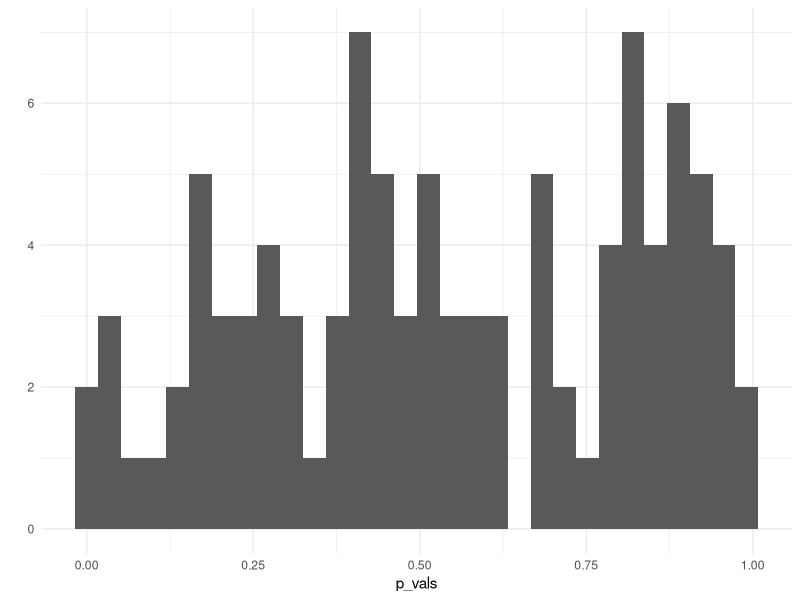
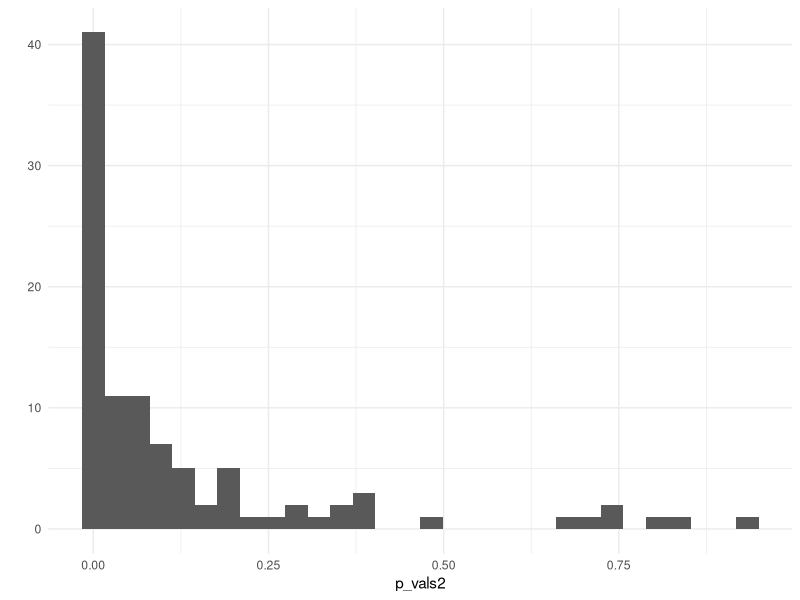

R code for these plots, in order:
# VL Anwendungsorientierte Analyseverfahren, Prof. Dr. Michael Scharkow

library(tidyverse)
theme_set(theme_minimal())

# Alpha-Fehler ------------------------------------------------------------
# Simulation eines T-Tests für zwei Stichproben

# IQ ist verteilt mit M = 100, SD = 15
# Population von Mainz
iq_population = rnorm(n = 220000, mean = 100, sd = 15)
summary(iq_population)

# Wir ziehen zwei Stichproben
sample_a = sample(iq_population, size = 20)
summary(sample_a)

sample_b = sample(iq_population, size = 20)
summary(sample_b)

# T-Test
t.test(sample_a, sample_b, var.equal = T)

# Wir vergleichen 100 Mal zwei 20er Stichproben und speichern den p-Wert

p_vals = replicate(n = 100, {t.test(x = sample(iq_population, 20),
                           y = sample(iq_population, 20),
                           var.equal = T)$p.value})

p_vals
qplot(p_vals)

# Wieviele p-Werte sind signifikant (Alpha-Fehler)?
sum(p_vals <= .05)

# Was sollte herauskommen, wenn wir statt 100 gleich 10.000 Simulationen machen?
# Was sollte sich am Alpha-Fehler mit größeren Stichproben ändern?


# Beta-Fehler ------------------------------------------------------------

# JGU-Studierende sind etwas schlauer im Schnitt
iq_jgu = rnorm(n = 31000, mean = 110, sd = 15)
summary(iq_population)

# Wir vergleichen 20 Studierende mit 20 anderen Mainzern

t.test(sample(iq_jgu, size = 20),
       sample(iq_population, size = 20),
       var.equal = T)

# Wir vergleichen 100 Mal zwei 20er Stichproben und speichern den p-Wert

p_vals2 = replicate(n = 100, {t.test(x = sample(iq_jgu, 20),
                                    y = sample(iq_population, 20),
                                    var.equal = T)$p.value})

p_vals2
qplot(p_vals2)

# Wieviele p-Werte sind nicht-signifikant (Beta-Fehler)?
sum(p_vals2 > .05)

# Was sollte sich am Beta-Fehler mit größeren Stichproben ändern?
